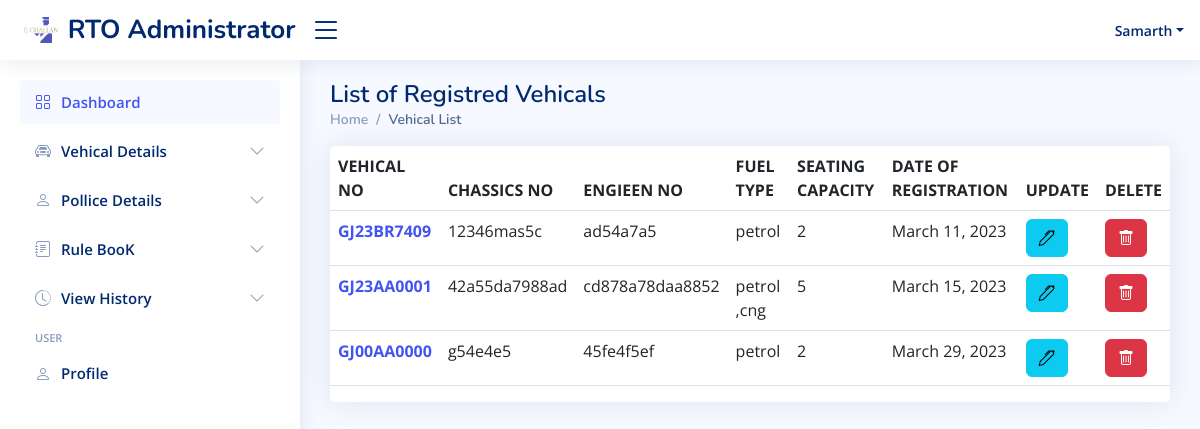
Screenshot of /rto-administrator/rtodashboard/view_vehicle_list/ (signed in) with the database file from the repository.
### rto/models.py (models this page shows, shortened)
class Vehicle(models.Model):
    vehicle_id=models.AutoField(primary_key = True)
    vehicle_no=models.CharField(max_length=50,default=None)
    vehicle_own_name = models.CharField(max_length=50,default=None)
    vehicle_own_contact=models.IntegerField(default=None)
    vehicle_own_add=models.CharField(max_length=100,default=None)
    vehicle_own_email=models.CharField(max_length=50, default=None)
    vehicle_company_name=models.CharField(max_length=50,default=None)
    vehicle_date_reg=models.DateField(default=None)
    vehicle_chassics_no=models.CharField(max_length=30,default=None)
    vehicle_eng_no=models.CharField(max_length=30,default=None)
    vehicle_own_srno=models.IntegerField(default=None)
    vehicle_fuel_use=models.CharField(max_length=30,default=None)
    vehicle_Seat_cap=models.IntegerField(default=None)
    vehicle_model_name=models.CharField(max_length=50,default=None)
    vehicle_created_date=models.DateField(auto_now_add=True)
    vehicle_last_login=models.CharField(max_length=30,default=None)

### rto/views.py (the view)
# urls.py: path('rtodashboard/view_vehicle_list/', views.allv,name="vehiclelist"),
def allv(request):
    if authcheck(request):
        allvehicle = list(Vehicle.objects.all().values())
        context = {
            'user': user(request),
            'p': allvehicle
            }
        return render(request, 'rto_vehicle_list.html',context)
    else:
        return log_rto(request)

### rto/views.py (called while the page is built)
def authcheck(request):
    if request.session.get('login') == False or request.session.get('username') == None:
        return False
    else:
        return True

def user(request):
    user_info = {
        'username': request.session.get('username')
    }
    return user_info

### rto/templates/rto_vehicle_list.html (shortened to what this page needs)
{% extends 'base.html' %}
{% block body1 %}
<main id="main" class="main">
  <div class="pagetitle">
    <h1>List of Registred Vehicals</h1>
    <nav>
      <ol class="breadcrumb">
        <li class="breadcrumb-item"><a href="../">Home</a></li>
        <li class="breadcrumb-item active">Vehical List</li>
      </ol>
    </nav>
  </div>
  <section class="section">
    <div class="row">
      <div class="col-lg-12">
        <div class="col-12">
          <div class="card  overflow-auto">
            <table class="table table-border datatable">
              <thead>
                <tr>
                  <th scope="col">VEHICAL NO </th>
                  <th scope="col">CHASSICS NO</th>
                  <th scope="col">ENGIEEN NO </th>
                  <th scope="col">FUEL TYPE </th>
                  <th scope="col">SEATING CAPACITY</th>
                  <th scope="col">DATE OF REGISTRATION</th>
                  <th scope="col">UPDATE </th>
                  <th scope="col">DELETE </th>
                </tr>
              </thead>
              <tbody>
                {% for i in p %}
                <tr>
                  <th scope="row"><a href="show_vid/{{ i.vehicle_id}}">{{i.vehicle_no}}</a></th>
                  <td>{{i.vehicle_chassics_no}}</td>
                  <td>{{i.vehicle_eng_no}}</td>
                  <td>{{i.vehicle_fuel_use}}</td>
                  <td>{{i.vehicle_Seat_cap}}</td>
                  <td>{{i.vehicle_created_date}}</td>
                  <td><a href="update_vid/{{ i.vehicle_id}}" class="btn btn-info"><i class="bi bi-pen"></i></a></td>
                  <td><button type="button" class="btn btn-danger" data-bs-toggle="modal" data-bs-target="#basicModal{{ i.vehicle_id}}">
                    <i class="bi bi-trash"></i>
                  </button></td>
                </tr>
                {% endfor %}
              </tbody>
            </table>
          </div>
        </div>
    </div>
    </div>
  </section>
</main>
{% endblock body1 %}

### rto/static/assets/css/style.css (style rules this page uses)
:root { scroll-behavior: smooth; }
body { font-family: "Open Sans", sans-serif; background: #f6f9ff; color: #444444; }
a { color: #4154f1; text-decoration: none; }
h1, h2, h3, h4, h5, h6 { font-family: "Nunito", sans-serif; }
#main { margin-top: 60px; padding: 20px 30px; transition: all 0.3s; }
.pagetitle { margin-bottom: 10px; }
.pagetitle h1 { font-size: 24px; margin-bottom: 0; font-weight: 600; color: #012970; }
.card { margin-bottom: 30px; border: none; border-radius: 5px; box-shadow: 0px 0 30px rgba(1, 41, 112, 0.1); }
.breadcrumb { font-size: 14px; font-family: "Nunito", sans-serif; color: #899bbd; font-weight: 600; }
.breadcrumb a { color: #899bbd; transition: 0.3s; }
.breadcrumb .breadcrumb-item::before { color: #899bbd; }
.breadcrumb .active { color: #51678f; font-weight: 600; }
@media (min-width: 1200px) { #main, #footer { margin-left: 300px; } }

### rows the page displays
Vehicle: vehicle_no "GJ23BR7409", vehicle_chassics_no "12346mas5c", vehicle_eng_no "ad54a7a5", vehicle_fuel_use "petrol", vehicle_Seat_cap "2", vehicle_created_date "March 11, 2023"
Vehicle: vehicle_no "GJ23AA0001", vehicle_chassics_no "42a55da7988ad", vehicle_eng_no "cd878a78daa8852", vehicle_fuel_use "petrol ,cng", vehicle_Seat_cap "5", vehicle_created_date "March 15, 2023"
Vehicle: vehicle_no "GJ00AA0000", vehicle_chassics_no "g54e4e5", vehicle_eng_no "45fe4f5ef", vehicle_fuel_use "petrol", vehicle_Seat_cap "2", vehicle_created_date "March 29, 2023"

### other values shown
{{ user.username }} "Samarth"
